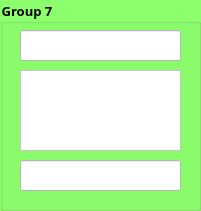
   <widget class="QGroupBox" name="groupBox_8">
    <property name="geometry">
     <rect>
      <x>280</x>
      <y>250</y>
      <width>201</width>
      <height>211</height>
     </rect>
    </property>
    <property name="font">
     <font>
      <family>Mongolian Baiti</family>
      <pointsize>10</pointsize>
      <weight>75</weight>
      <bold>true</bold>
     </font>
    </property>
    <property name="styleSheet">
     <string notr="true">background-color: rgb(140, 255, 108);</string>
    </property>
    <property name="title">
     <string>Group 7</string>
    </property>
    <widget class="QLineEdit" name="lineEdit_21">
     <property name="geometry">
      <rect>
       <x>20</x>
       <y>30</y>
       <width>161</width>
       <height>31</height>
      </rect>
     </property>
     <property name="styleSheet">
      <string notr="true">background-color: rgb(255, 255, 255);</string>
     </property>
    </widget>
    <widget class="QTextEdit" name="textEdit_11">
     <property name="geometry">
      <rect>
       <x>20</x>
       <y>70</y>
       <width>161</width>
       <height>81</height>
      </rect>
     </property>
     <property name="styleSheet">
      <string notr="true">background-color: rgb(255, 255, 255);</string>
     </property>
     <property name="html">
      <string>&lt;!DOCTYPE HTML PUBLIC &quot;-//W3C//DTD HTML 4.0//EN&quot; &quot;http://www.w3.org/TR/REC-html40/strict.dtd&quot;&gt;
&lt;html&gt;&lt;head&gt;&lt;meta name=&quot;qrichtext&quot; content=&quot;1&quot; /&gt;&lt;style type=&quot;text/css&quot;&gt;
p, li { white-space: pre-wrap; }
&lt;/style&gt;&lt;/head&gt;&lt;body style=&quot; font-family:'MS Shell Dlg 2'; font-size:7.8pt; font-weight:400; font-style:normal;&quot;&gt;
&lt;p style=&quot;-qt-paragraph-type:empty; margin-top:0px; margin-bottom:0px; margin-left:0px; margin-right:0px; -qt-block-indent:0; text-indent:0px;&quot;&gt;&lt;br /&gt;&lt;/p&gt;&lt;/body&gt;&lt;/html&gt;</string>
     </property>
    </widget>
    <widget class="QLineEdit" name="lineEdit_22">
     <property name="geometry">
      <rect>
       <x>20</x>
       <y>160</y>
       <width>161</width>
       <height>31</height>
      </rect>
     </property>
     <property name="styleSheet">
      <string notr="true">background-color: rgb(255, 255, 255);</string>
     </property>
     <property name="alignment">
      <set>Qt::AlignCenter</set>
     </property>
    </widget>
   </widget>
